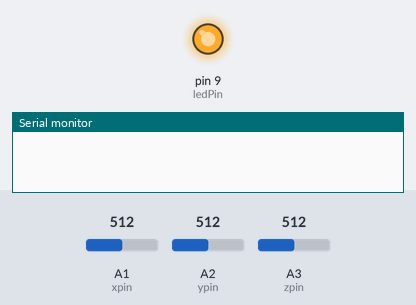
A sketch run on a simulated Arduino Leonardo, built with avr-gcc and run on an emulated ATmega32U4. On the bench: output pins drawn as LEDs (lit = HIGH), the last lines printed to the serial monitor. The inputs (shaded band) are chosen by the test bench; at power-on: A1 (xpin) = 512, A2 (ypin) = 512, A3 (zpin) = 512.

Above: at 0.1 s.
At 10.1 s:
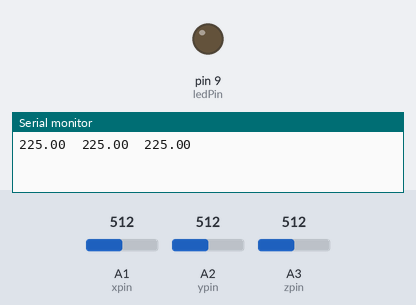
Timing chart, 0 to 11.6 s (numbered marks = the images above):
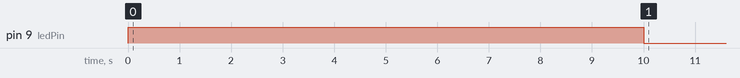

The sketch:

ADXL_angle.ino
```cpp
/*
CODE: Calibrate and display measurements for an accelerometer ADXL335.

Show angle in degrees

analog 1: x-axis
analog 2: y-axis
analog 3: z-axis
*/

const int xpin = 1;             // x-axis of the accelerometer
const int ypin = 2;             // y-axis
const int zpin = 3;             // z-axis (only on 3-axis models)
const int ledPin = 9;           // pin that the LED is attached to

// variables:
int x = 0;                     // the sensor value
int y = 0;
int z = 0;

double angle_x;
double angle_y;
double angle_z;

int x_sense_min = 1023;        // minimum sensor value
int y_sense_min = 1023;        // minimum sensor value
int z_sense_min = 1023;        // minimum sensor value

int x_sense_max = 0;           // maximum sensor value
int y_sense_max = 0;           // maximum sensor value
int z_sense_max = 0;           // maximum sensor value

void setup() {
  // turn on LED to signal the start of the calibration period:
  pinMode(ledPin, OUTPUT);
  // initialize the serial communications:
  Serial.begin(9600);
  analogReference(EXTERNAL);

  // calibrate during the first five seconds

  digitalWrite(ledPin, HIGH);
  while (millis() < 10000) {
    x = analogRead(xpin);
    y = analogRead(ypin);
    z = analogRead(zpin);

    // record the maximum sensor value for x
    if (x > x_sense_max) {
      x_sense_max = x;
    }

    // record the minimum sensor value for x
    if (x < x_sense_min) {
      x_sense_min = x;
    }

     // record the maximum sensor value for y
    if (y > y_sense_max) {
      y_sense_max = y;
    }

    // record the minimum sensor value for y
    if (y < y_sense_min) {
      y_sense_min = y;
    }

     // record the maximum sensor value for z
    if (z > z_sense_max) {
      z_sense_max = z;
    }

    // record the minimum sensor value for z
    if (z < z_sense_min) {
      z_sense_min = z;
    }
  }

  // signal the end of the calibration period
  digitalWrite(ledPin, LOW);
}

void loop()
{
 x = analogRead(xpin);  //read from xpin
 delay(1); //
 y = analogRead(ypin);  //read from ypin
 delay(1);
 z = analogRead(zpin);  //read from zpin

//convert read values to degrees -90 to 90 - Needed for atan2
int xAng = map(x, x_sense_min, x_sense_max, -90, 90);
int yAng = map(y, y_sense_min, y_sense_max, -90, 90);
int zAng = map(z, z_sense_min, z_sense_max, -90, 90);

//Caculate 360deg values like so: atan2(-yAng, -zAng)
//atan2 outputs the value of -π to π (radians)
//We are then converting the radians to degrees
angle_x = RAD_TO_DEG * (atan2(-yAng, -zAng) + PI);
angle_y = RAD_TO_DEG * (atan2(-xAng, -zAng) + PI);
angle_z = RAD_TO_DEG * (atan2(-yAng, -xAng) + PI);

Serial.print(angle_x);
Serial.print("\t");
Serial.print(angle_y);
Serial.print("\t");
Serial.print(angle_z);
Serial.print("\n");


delay(500);  //wait for 1 second
}
```
